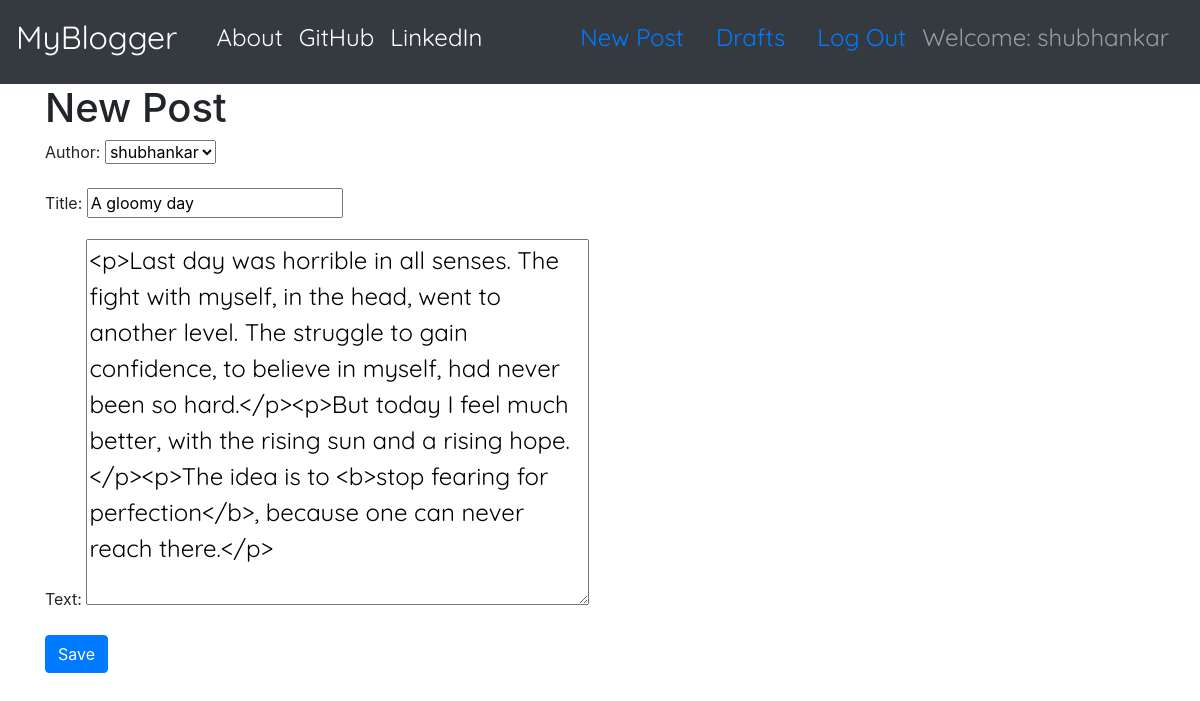
The app's page /post/5/edit/ (signed in) with its own data.
### blog/models.py (models this page shows, shortened)
class Post(models.Model):
    author = models.ForeignKey('auth.User', on_delete=models.CASCADE)
    title = models.CharField(max_length=200)
    text = models.TextField()
    created_date = models.DateTimeField(default=timezone.now)
    published_date = models.DateTimeField(blank=True, null=True)

### blog/views.py (the view)
# urls.py: path('post/<str:pk>/edit/', PostUpdateView.as_view(), name='post_edit'),
class PostUpdateView(LoginRequiredMixin, UpdateView):
    login_url = '/login/'
    redirect_field_name = 'blog/post_detail.html'
    form_class = PostForm
    model = Post

### blog/forms.py
class PostForm(forms.ModelForm):
    class Meta():
        model = Post
        fields = ('author', 'title', 'text')
        widgets = {
            'title':forms.TextInput(attrs={'class':'textinputclass'}),
            'text':forms.Textarea(attrs={'class':'editable medium-editor-textarea postcontent'})
        }

### blog/templates/blog/post_form.html (shortened to what this page needs)
{% extends 'blog/base.html' %}
{% block content %}
  <h1>New Post</h1>
  <form class="post-form" method="POST">
    {{ form.as_p }}
    <button type="submit" class="save btn btn-primary">Save</button>
  </form>
{% endblock %}

### blog/templates/blog/base.html (shortened to what this page needs)
<!DOCTYPE html>
{% load static %}
<html lang="en" dir="ltr">
  <head>
    <link rel="stylesheet" href="https://stackpath.bootstrapcdn.com/bootstrap/4.4.1/css/bootstrap.min.css">
    <link rel="stylesheet" href="//cdn.jsdelivr.net/npm/medium-editor@latest/dist/css/medium-editor.min.css" type="text/css" media="screen" charset="utf-8">
    <link rel="stylesheet" href="{% static 'css/blog.css' %}">
  </head>
  <body>
    <nav class="navbar navbar-expand-lg navbar-dark bg-dark">
      <a class="navbar-brand brandtext" href="{% url 'post_list' %}">MyBlogger</a>
      <div class="collapse navbar-collapse container techfont" id="navbarNavAltMarkup">
        <div class="navbar-nav mr-auto">
          <a class="nav-item nav-link active" href="{% url 'about' %}">About</span></a>
          <a class="nav-item nav-link active" href="https://www.github.com">GitHub</a>
          <a class="nav-item nav-link active" href="https://www.linkedin.com">LinkedIn</a>
        </div>
        {% if user.is_authenticated %}
          <a class="nav-item nav-link active" href="{% url 'post_new' %}">New Post<span class="sr-only">(current)</span></a>
          <a class="nav-item nav-link active" href="{% url 'draft_list' %}">Drafts</a>
          <a class="nav-item nav-link active" href="{% url 'logout' %}">Log Out</a>
          <a class="navbar-text">Welcome: {{user.username}}</a>
        {% else %}
          <a class="nav-item nav-link active" href="{% url 'login' %}">Login</a>
        {% endif %}
      </div>
    </nav>
    <div class="content container">
      <div class="row">
        <div class="col-md-8">
          <div class="blog_posts">
            {% block content %}
            {% endblock %}
          </div>
        </div>
      </div>
    </div>
  </body>
</html>

### blog/static/css/blog.css (style rules this page uses)
.techfont { font-family: 'Quicksand', sans-serif; font-size: 1.5em; margin-bottom: 10px; }
.brandtext { font-family: 'Quicksand', sans-serif; font-size: 2em; margin-bottom: 10px; }
.postcontent { font-family: 'Quicksand', sans-serif; font-size: 1.5em; }

### records on screen
Post: author "shubhankar", title "A gloomy day", text "<p>Last day was horrible in all senses. The fight with myself, in the head, went to another level. The struggle to gain confidence, to believe in myself, had never been so hard.</p><p>But today I feel much better, with the rising sun and a rising hope.</p><p>The idea is to <b>stop fearing for perfection</b>, because one can never reach there.</p>"

### other values on screen
{{ user.username }} "shubhankar"
